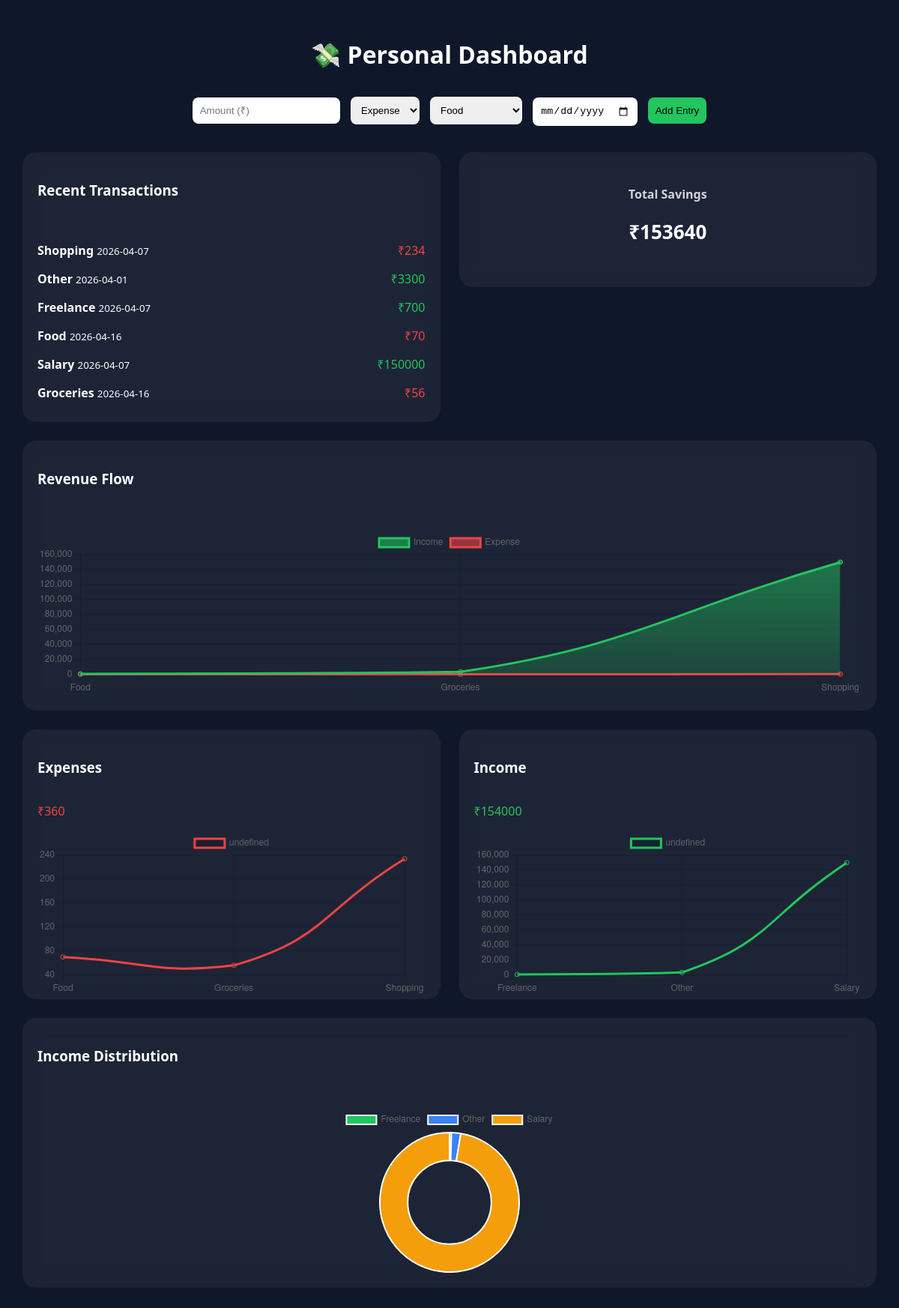
The page /dashboard-view (signed in) on the database its author committed.
### tables this page shows
CREATE TABLE expenses(
        id INTEGER PRIMARY KEY AUTOINCREMENT,
        user_id INTEGER,
        amount INTEGER,
        category TEXT,
        type TEXT,
        date TEXT
    );

### app.py (the view)
@app.route("/dashboard-view")
def dashboard_view():
    if "user_id" not in session:
        return redirect("/login")
    conn = sqlite3.connect("database.db")
    cursor = conn.cursor()
    cursor.execute(
        "SELECT amount, category, type, date FROM expenses WHERE user_id=?",
        (session["user_id"],)
    )
    rows = cursor.fetchall()
    transactions = []
    income_data = {}
    expense_data = {}
    total_income = 0
    total_expense = 0
    for amount, category, t, date in rows:
        transactions.append({
            "amount": amount,
            "category": category,
            "type": t,
            "date": date
        })
        if t == "income":
            total_income += amount
            income_data[category] = income_data.get(category, 0) + amount
        else:
            total_expense += amount
            expense_data[category] = expense_data.get(category, 0) + amount
    savings = total_income - total_expense
    conn.close()
    return render_template(
        "dashboard_view.html",
        transactions=transactions,
        income=income_data,
        expense=expense_data,
        total_income=total_income,
        total_expense=total_expense,
        savings=savings
    )

### templates/dashboard_view.html (shortened to what this page needs)
<!DOCTYPE html>
<html>
<head>
    <link rel="stylesheet" href="{{ url_for('static', filename='dashboard.css') }}">
</head>
<body>
<div class="container">
    <h1 class="title">💸 Personal Dashboard</h1>
    <div class="add-box">
        <form method="POST" action="/add-expense">
            <input type="number" name="amount" placeholder="Amount (₹)" required>
            <select name="type">
                <option value="expense">Expense</option>
            </select>
            <select name="category">
                <option>Food</option>
            </select>
            <input type="date" name="date" required>
            <button type="submit">Add Entry</button>
        </form>
    </div>
    <div class="grid">
        <div class="card transactions-card">
            <h3>Recent Transactions</h3>
            <div class="transaction-list">
                {% for t in transactions %}
                <div class="txn-row">
                    <div class="txn-left">
                        <strong>{{ t.category }}</strong>
                        <small>{{ t.date }}</small>
                    </div>
                    <div class="txn-right {{ 'income' if t.type == 'income' else 'expense' }}">
                        ₹{{ t.amount }}
                    </div>
                </div>
                {% endfor %}
            </div>
        </div>
        <div class="card savings-card small">
            <h3>Total Savings</h3>
            <p class="amount">₹{{ savings }}</p>
        </div>
        <div class="card large">
            <h3>Revenue Flow</h3>
            <canvas id="revenueChart"></canvas>
        </div>
        <div class="card">
            <h3>Expenses</h3>
            <p class="amount expense">₹{{ total_expense }}</p>
            <canvas id="expenseChart"></canvas>
        </div>
        <div class="card">
            <h3>Income</h3>
            <p class="amount income">₹{{ total_income }}</p>
            <canvas id="incomeChart"></canvas>
        </div>
        <div class="card large">
            <h3>Income Distribution</h3>
            <canvas id="pieChart"></canvas>
        </div>
    </div>
</div>
<script>
const incomeRaw = JSON.parse('{{ income | tojson | safe }}');
const expenseRaw = JSON.parse('{{ expense | tojson | safe }}');
let labels = Object.keys(expenseRaw);
let expenseValues = Object.values(expenseRaw);
let incomeValues = Object.values(incomeRaw);
if(labels.length === 0){
    labels = ["No Data"];
    expenseValues = [0];
    incomeValues = [0];
}
/* Revenue Flow */
const ctx = document.getElementById("revenueChart").getContext("2d");
const greenGrad = ctx.createLinearGradient(0,0,0,300);
greenGrad.addColorStop(0,"rgba(34,197,94,0.6)");
greenGrad.addColorStop(1,"rgba(34,197,94,0)");
const redGrad = ctx.createLinearGradient(0,0,0,300);
redGrad.addColorStop(0,"rgba(239,68,68,0.6)");
redGrad.addColorStop(1,"rgba(239,68,68,0)");
new Chart(ctx,{
    type:"line",
    data:{
        labels:labels,
        datasets:[
            {
                label:"Income",
                data:incomeValues,
                borderColor:"#22c55e",
                backgroundColor:greenGrad,
                fill:true,
                tension:0.45
            },
            {
                label:"Expense",
                data:expenseValues,
                borderColor:"#ef4444",
                backgroundColor:redGrad,
                fill:true,
                tension:0.45
            }
        ]
    },
    options:{ responsive:true, maintainAspectRatio:false }
});
/* Expense */
new Chart(document.getElementById("expenseChart"),{
    type:"line",
    data:{
        labels:labels,
        datasets:[{
            data:expenseValues,
            borderColor:"#ef4444",
            tension:0.5
        }]
    },
    options:{ responsive:true, maintainAspectRatio:false }
});
/* Income */
new Chart(document.getElementById("incomeChart"),{
    type:"line",
    data:{
        labels:Object.keys(incomeRaw),
        datasets:[{
            data:Object.values(incomeRaw),
            borderColor:"#22c55e",
            tension:0.5
        }]
    },
    options:{ responsive:true, maintainAspectRatio:false }
});
/* Pie */
new Chart(document.getElementById("pieChart"),{
    type:"doughnut",
    data:{
        labels:Object.keys(incomeRaw),
        datasets:[{
            data:Object.values(incomeRaw),
            backgroundColor:[
                "#22c55e","#3b82f6","#f59e0b","#ef4444","#a855f7"
            ]
        }]
    },
    options:{ cutout:"60%", responsive:true }
});
</script>
</body>
</html>

### static/dashboard.css (style rules this page uses)
body { margin: 0; font-family: 'Segoe UI'; background: #0f172a; color: white; animation: pageFade 0.8s ease-in-out; }
.container { padding: 30px; }
.title { text-align: center; margin-bottom: 30px; }
.add-box { text-align: center; margin-bottom: 30px; }
.add-box input, .add-box select, .add-box button { padding: 10px; margin: 5px; border-radius: 8px; border: none; }
.add-box button { background: #22c55e; cursor: pointer; transition: 0.3s ease; }
.grid { display: grid; grid-template-columns: repeat(2, 1fr); gap: 25px; align-items: start; }
.card { background: rgba(255,255,255,0.06); backdrop-filter: blur(14px); border-radius: 18px; padding: 20px; height: 320px; display: flex; flex-direction: column; justify-content: space-between; transition: all 0.3s ease; }
.card canvas { max-height: 220px !important; }
.large { grid-column: span 2; }
.small { height: 140px !important; justify-content: center; align-items: center; text-align: center; }
.savings-card h3 { font-size: 16px; opacity: 0.8; }
.savings-card p { font-size: 26px; font-weight: bold; margin-top: 5px; }
.transactions-card { height: 320px; overflow-y: auto; }
.txn-row { display: flex; justify-content: space-between; padding: 8px 0; animation: fadeUp 0.4s ease; }
.income { color: #22c55e; }
.expense { color: #ef4444; }
.savings-card { height: 320px; display: flex; justify-content: center; align-items: center; flex-direction: column; text-align: center; }

### rows shown on the page
expenses: category "Shopping", date "2026-04-07", amount "234"
expenses: category "Other", date "2026-04-01", amount "3300"
expenses: category "Freelance", date "2026-04-07", amount "700"
expenses: category "Food", date "2026-04-16", amount "70"
expenses: category "Salary", date "2026-04-07", amount "150000"
expenses: category "Groceries", date "2026-04-16", amount "56"

### other values the page prints
{{ savings }} "153640"
{{ total_expense }} "360"
{{ total_income }} "154000"
chart data {{ income | tojson | safe }} {"Freelance": 700, "Other": 3300, "Salary": 150000}
chart data {{ expense | tojson | safe }} {"Food": 70, "Groceries": 56, "Shopping": 234}
